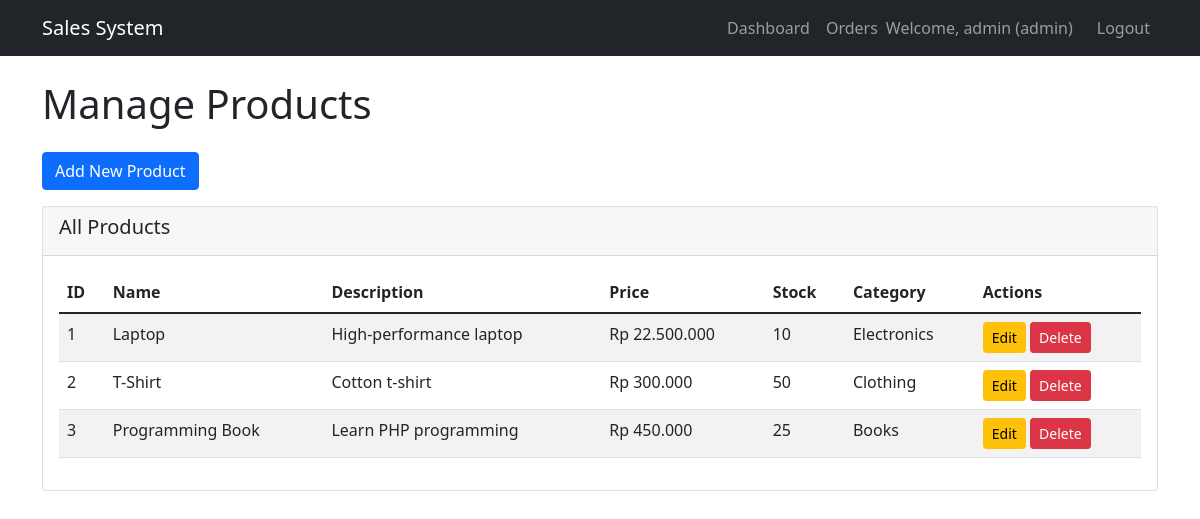
The page /products.php (signed in) on the database its author committed.
### tables this page shows
CREATE TABLE products (
    id INT AUTO_INCREMENT PRIMARY KEY,
    name VARCHAR(100) NOT NULL,
    description TEXT,
    price DECIMAL(10,2) NOT NULL,
    stock INT NOT NULL DEFAULT 0,
    category_id INT,
    image VARCHAR(255),
    created_at TIMESTAMP DEFAULT CURRENT_TIMESTAMP,
    FOREIGN KEY (category_id) REFERENCES categories(id) ON DELETE SET NULL
);

CREATE TABLE categories (
    id INT AUTO_INCREMENT PRIMARY KEY,
    name VARCHAR(100) NOT NULL,
    description TEXT,
    created_at TIMESTAMP DEFAULT CURRENT_TIMESTAMP
);

### products.php (the view, shortened to what this page needs)
<?php
require_once 'db.php';
$username = $_SESSION['username'];
$role = $_SESSION['role'];
$rate = 15000;
$stmt = $pdo->prepare("
    SELECT p.*, c.name as category_name
    FROM products p
    LEFT JOIN categories c ON p.category_id = c.id
    ORDER BY p.created_at DESC
");
$stmt->execute();
$products = $stmt->fetchAll();
?>
<!DOCTYPE html>
<html lang="en">
<head>
    <link href="https://cdn.jsdelivr.net/npm/bootstrap@5.1.3/dist/css/bootstrap.min.css" rel="stylesheet">
</head>
<body>
    <nav class="navbar navbar-expand-lg navbar-dark bg-dark">
        <div class="container">
            <a class="navbar-brand" href="#">Sales System</a>
            <div class="navbar-nav ms-auto">
                <a class="nav-link" href="dashboard.php">Dashboard</a>
                <a class="nav-link" href="orders.php">Orders</a>
                <span class="navbar-text me-3">Welcome, <?php echo htmlspecialchars($username); ?> (<?php echo $role; ?>)</span>
                <a class="nav-link" href="logout.php">Logout</a>
            </div>
        </div>
    </nav>
    <div class="container mt-4">
        <h1 class="mb-4">Manage Products</h1>
        <button class="btn btn-primary mb-3" data-bs-toggle="modal" data-bs-target="#addProductModal">Add New Product</button>
        <div class="card">
            <div class="card-header">
                <h5>All Products</h5>
            </div>
            <div class="card-body">
                <table class="table table-striped">
                    <thead>
                        <tr>
                            <th>ID</th>
                            <th>Name</th>
                            <th>Description</th>
                            <th>Price</th>
                            <th>Stock</th>
                            <th>Category</th>
                            <th>Actions</th>
                        </tr>
                    </thead>
                    <tbody>
                        <?php foreach ($products as $product): ?>
                        <tr>
                            <td><?php echo $product['id']; ?></td>
                            <td><?php echo htmlspecialchars($product['name']); ?></td>
                            <td><?php echo htmlspecialchars($product['description']); ?></td>
                            <td>Rp <?php echo number_format($product['price'] * $rate, 0, ',', '.'); ?></td>
                            <td><?php echo $product['stock']; ?></td>
                            <td><?php echo htmlspecialchars($product['category_name'] ?? 'N/A'); ?></td>
                            <td>
                                <button class="btn btn-sm btn-warning" data-bs-toggle="modal" data-bs-target="#editProductModal" onclick="editProduct(<?php echo $product['id']; ?>, '<?php echo addslashes($product['name']); ?>', '<?php echo addslashes($product['description']); ?>', <?php echo $product['price']; ?>, <?php echo $product['stock']; ?>, <?php echo $product['category_id'] ?? 'null'; ?>)">Edit</button>
                                <form method="POST" style="display: inline;">
                                    <button type="submit" name="delete_product" class="btn btn-sm btn-danger" onclick="return confirm('Are you sure you want to delete this product?')">Delete</button>
                                </form>
                            </td>
                        </tr>
                        <?php endforeach; ?>
                    </tbody>
                </table>
            </div>
        </div>
    </div>
</body>
</html>

### rows shown on the page
products: id "1", name "Laptop", description "High-performance laptop", $product['price']*$rate "22.500.000", stock "10", category.name "Electronics"
products: id "2", name "T-Shirt", description "Cotton t-shirt", $product['price']*$rate "300.000", stock "50", category.name "Clothing"
products: id "3", name "Programming Book", description "Learn PHP programming", $product['price']*$rate "450.000", stock "25", category.name "Books"

### other values the page prints
$username "admin"
$role "admin"
